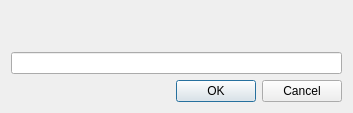
<?xml version="1.0" encoding="UTF-8"?>
<ui version="4.0">
 <class>dlg_lineedit</class>
 <widget class="QDialog" name="dlg_lineedit">
  <property name="geometry">
   <rect>
    <x>0</x>
    <y>0</y>
    <width>353</width>
    <height>110</height>
   </rect>
  </property>
  <property name="windowTitle">
   <string>Input dialog</string>
  </property>
  <property name="modal">
   <bool>true</bool>
  </property>
  <layout class="QGridLayout" name="gridLayout_2">
   <item row="1" column="0">
    <widget class="QLabel" name="lbl_title">
     <property name="font">
      <font>
       <pointsize>10</pointsize>
       <weight>75</weight>
       <bold>true</bold>
      </font>
     </property>
     <property name="text">
      <string/>
     </property>
    </widget>
   </item>
   <item row="2" column="0">
    <widget class="QLabel" name="lbl_subtitle">
     <property name="text">
      <string/>
     </property>
    </widget>
   </item>
   <item row="3" column="0">
    <widget class="QLineEdit" name="txt_input"/>
   </item>
   <item row="4" column="0">
    <layout class="QHBoxLayout" name="horizontalLayout">
     <item>
      <spacer name="horizontalSpacer">
       <property name="orientation">
        <enum>Qt::Horizontal</enum>
       </property>
       <property name="sizeHint" stdset="0">
        <size>
         <width>40</width>
         <height>20</height>
        </size>
       </property>
      </spacer>
     </item>
     <item>
      <widget class="QPushButton" name="btn_accept">
       <property name="text">
        <string>OK</string>
       </property>
      </widget>
     </item>
     <item>
      <widget class="QPushButton" name="btn_cancel">
       <property name="text">
        <string>Cancel</string>
       </property>
      </widget>
     </item>
    </layout>
   </item>
  </layout>
 </widget>
 <resources/>
 <connections/>
</ui>
